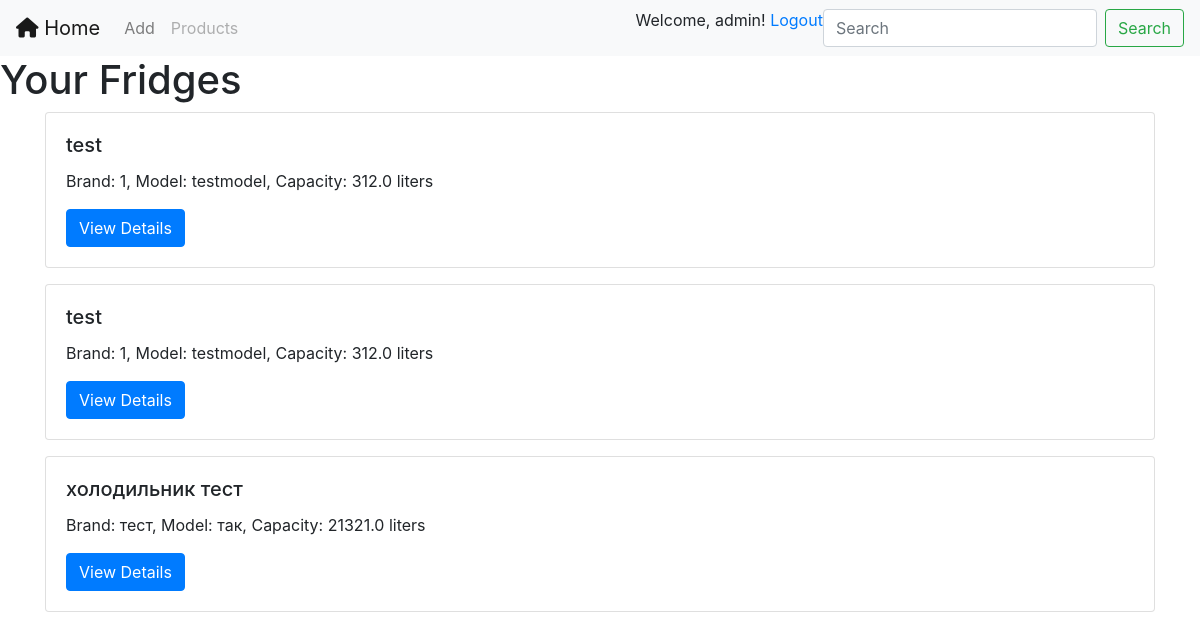
The app's page / (signed in) with its own data.
### main/models.py (models this page shows, shortened)
class Fridge(models.Model):
    user = models.ForeignKey(User, on_delete=models.CASCADE)
    name = models.CharField(max_length=100)
    brand = models.CharField(max_length=50)
    model = models.CharField(max_length=50)
    capacity = models.FloatField()  # Capacity of the fridge in liters
    products = models.ManyToManyField(Product, related_name='fridges', through='FridgeProduct')

### main/views.py (the view)
# urls.py: 2. Add a URL to urlpatterns:  path('', views.home, name='home')
@login_required(login_url='main:login')
def home(request):
    user_fridges = Fridge.objects.filter(user=request.user)
    return render(request, 'main/home.html', {'user_fridges': user_fridges})

### main/templates/main/home.html (shortened to what this page needs)
{% extends "main/base.html" %}
{% block content %}
    {% if user_fridges %}
        <h1>Your Fridges</h1>
        {% for fridge in user_fridges %}
        <div class="container">
        <div class="card mb-3">
            <div class="card-body">
                <h5 class="card-title">{{ fridge.name }}</h5>
                <p class="card-text">Brand: {{ fridge.brand }}, Model: {{ fridge.model }}, Capacity: {{ fridge.capacity }} liters</p>
                <a href="{% url 'main:fridge_details' fridge.id %}" class="btn btn-primary">View Details</a>
            </div>
        </div>
            </div>
    {% endfor %}
    {% else %}
        <p>You haven't created any fridges yet.</p>
    {% endif %}
{% endblock %}

### main/templates/main/base.html (shortened to what this page needs)
<!doctype html>
<html lang="en">
  <head>
    <link rel="stylesheet" href="https://cdn.jsdelivr.net/npm/bootstrap@4.0.0/dist/css/bootstrap.min.css">
    <nav class="navbar navbar-expand-lg navbar-light bg-light">
  <div class="collapse navbar-collapse" id="navbarTogglerDemo01">
    <ul class="navbar-nav mr-auto mt-2 mt-lg-0">
      <a class="navbar-brand" href="/">
        <i class="fas fa-home"></i> Home
    </a>
      <li class="nav-item">
        <a class="nav-link" href="/create_fridge/">Add</a>
      </li>
      <li class="nav-item">
        <a class="nav-link disabled" href="/products_manage/">Products</a>
      </li>
    </ul>
    {% if user.is_authenticated %}
        <p>Welcome, {{ user.username }}! <a href="{% url 'logout' %}">Logout</a></p>
    {% else %}
        <p>You are not logged in.</p>
    {% endif %}
    <form class="form-inline my-2 my-lg-0">
      <input class="form-control mr-sm-2" type="search" placeholder="Search" aria-label="Search">
      <button class="btn btn-outline-success my-2 my-sm-0" type="submit">Search</button>
    </form>
  </div>
</nav>
  </head>
  <body>
  <div class="content">
    {% block content %}
    {% endblock %}
  </div>
  </body>
</html>

### records on screen
Fridge: name "test", brand "1", model "testmodel", capacity "312.0"
Fridge: name "test", brand "1", model "testmodel", capacity "312.0"
Fridge: name "холодильник тест", brand "тест", model "так", capacity "21321.0"

### other values on screen
{{ user.username }} "admin"
